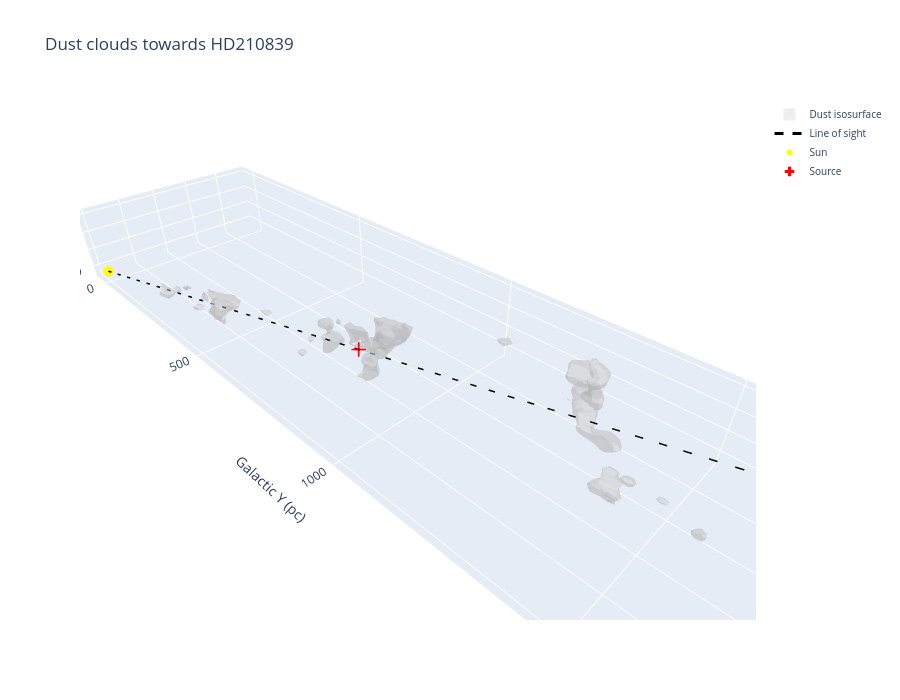

Notebook source saved alongside this figure:
### Code cell
# -----------------------------------------------------------------
# 3-D plot: isosurface + lines of sight.
# -----------------------------------------------------------------
fig_dust = go.Figure()

fig_dust.add_trace(go.Mesh3d(
    x=verts[:, 0],
    y=verts[:, 1],
    z=verts[:, 2],
    i=faces[:, 0],
    j=faces[:, 1],
    k=faces[:, 2],
    opacity=0.4,
    color="lightgray",
    name="Dust isosurface",
    showlegend=True,
))

# ── Lines of sight (offsets) ──────────────────────────────────────────────────

if SOURCE_HAS_OFFS :
    for i, off in enumerate(OFFSETS_GAL):
        xc, yc, zc = tools.galactic_to_cartesian(
            BEAM_DISTANCE_PC, off[0], off[1], ref_off[0], ref_off[1]
        )
        fig_dust.add_trace(go.Scatter3d(
            x=[0, xc], y=[0, yc], z=[0, zc],
            mode="lines",
            line=dict(color=colors[i], dash="dot", width=3),
            name=f"off_{i+1}",
        ))
    
# ── Primary line of sight ─────────────────────────────────────────────────────

xc, yc, zc = tools.galactic_to_cartesian(
    BEAM_DISTANCE_PC, source_l.value, source_b.value, 0,0,# ref_off[0], ref_off[1]
)
fig_dust.add_trace(go.Scatter3d(
    x=[0, xc], y=[0, yc], z=[0, zc],
    mode="lines",
    line=dict(color="black", dash="dash", width=3),
    name="Line of sight",
))

# ── Sun marker ───────────────────────────────────────────────────────────────────
fig_dust.add_trace(go.Scatter3d(
    x=[0], y=[0], z=[0],
    mode='markers',
    marker=dict(size=6, color='yellow', symbol='circle'),
    name='Sun',
))

xs, ys, zs = tools.galactic_to_cartesian(
    SOURCE_DISTANCE_PC, source_l.value, source_b.value, 0,0,# ref_off[0], ref_off[1]
)
fig_dust.add_trace(go.Scatter3d(
    x=[xs], y=[ys], z=[zs],
    mode='markers',
    marker=dict(size=8, color='red', symbol='cross'),
    name='Source',
))

# ── Layout ────────────────────────────────────────────────────────────────────

x_range = x_arr.max() - x_arr.min()
y_range = y_arr.max() - y_arr.min()
z_range = z_arr.max() - z_arr.min()


fig_dust.update_layout(
    title=f"Dust clouds towards {SOURCE_NAME}",
    height=700,
    scene=dict(
        xaxis=dict(title="Galactic X (pc)"),
        yaxis=dict(title="Galactic Y (pc)"),
        zaxis=dict(title="Galactic Z (pc)"),
        aspectmode="data",

    ),
    legend=dict(font=dict(size=10)),
)



fig_dust.show(config={"responsive":True})

### Figure 1 — Plotly figure (JSON) as saved in the notebook; plotly's stock layout.template omitted (floating-point values rounded to 4 significant figures; data arrays with more than 128 entries replaced by an {"elided": "..."} marker saying what was removed)
{"data": [{"color": "lightgray", "i": {"elided": "4622 int values"}, "j": {"elided": "4622 int values"}, "k": {"elided": "4622 int values"}, "name": "Dust isosurface", "opacity": 0.4, "showlegend": true, "type": "mesh3d", "x": {"elided": "2355 float values"}, "y": {"elided": "2355 float values"}, "z": {"elided": "2355 float values"}}, {"line": {"color": "black", "dash": "dash", "width": 3}, "mode": "lines", "name": "Line of sight", "type": "scatter3d", "x": [0, -477.5], "y": [0, 1940.0], "z": [0, 91.1]}, {"marker": {"color": "yellow", "size": 6, "symbol": "circle"}, "mode": "markers", "name": "Sun", "type": "scatter3d", "x": [0], "y": [0], "z": [0]}, {"marker": {"color": "red", "size": 8, "symbol": "cross"}, "mode": "markers", "name": "Source", "type": "scatter3d", "x": [-202.9], "y": [824.5], "z": [38.72]}], "layout": {"height": 700, "legend": {"font": {"size": 10}}, "scene": {"aspectmode": "data", "xaxis": {"title": {"text": "Galactic X (pc)"}}, "yaxis": {"title": {"text": "Galactic Y (pc)"}}, "zaxis": {"title": {"text": "Galactic Z (pc)"}}}, "title": {"text": "Dust clouds towards HD210839"}}}
